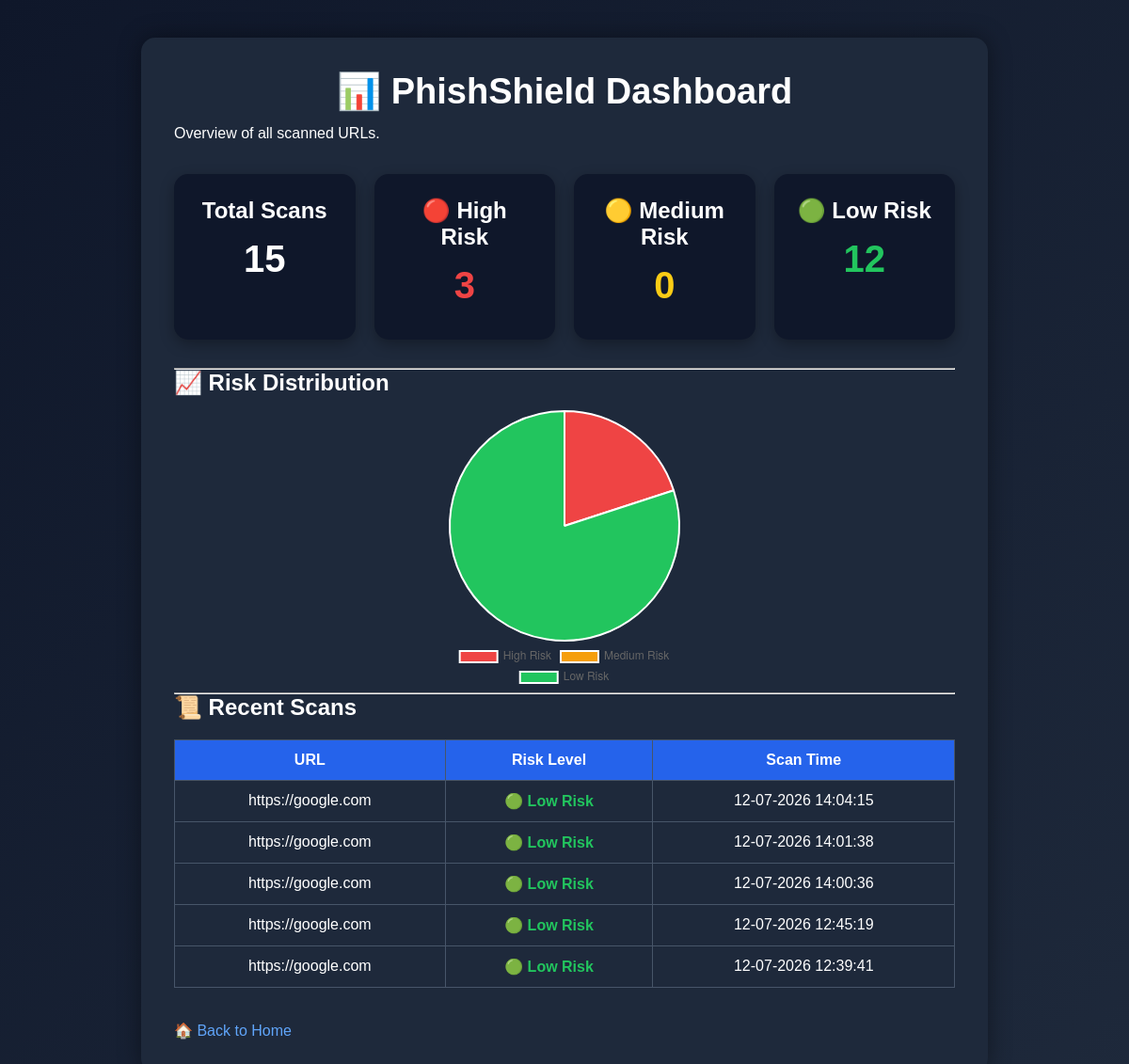
Page /dashboard on the earlier database version.
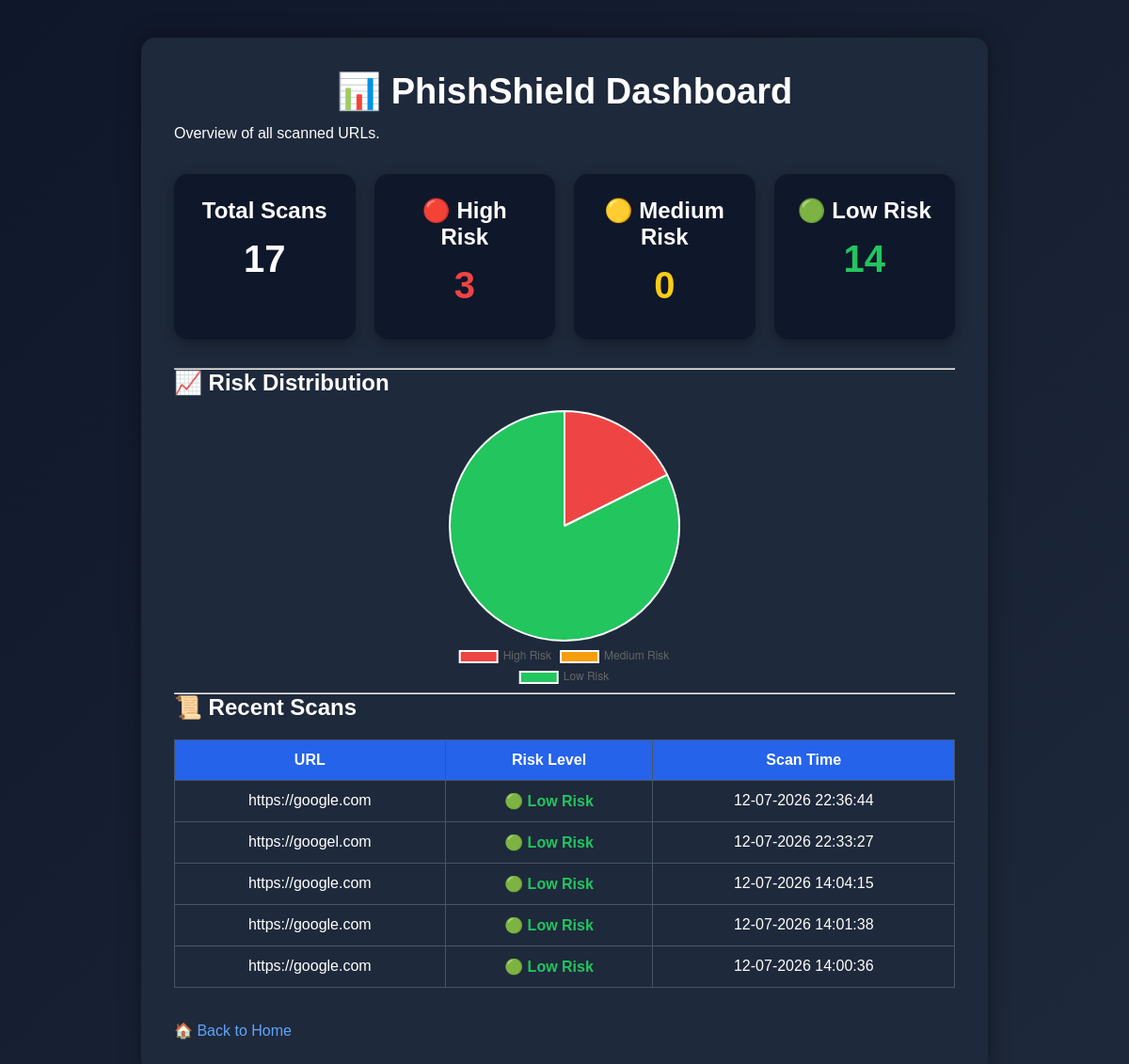
Same page on the later database version.
### tables this page shows
CREATE TABLE scan_history(

        id INTEGER PRIMARY KEY AUTOINCREMENT,

        url TEXT,

        risk_score INTEGER,

        risk_level TEXT,

        scan_time TEXT

    );

### app.py (the view)
@app.route("/dashboard")
def dashboard():
    stats = get_dashboard_stats()
    recent = get_recent_scans()
    return render_template(
        "dashboard.html",
        stats=stats,
        recent=recent
    )

### database.py (called while the page is built)
def get_dashboard_stats():
    conn = sqlite3.connect(DATABASE)
    cursor = conn.cursor()
    cursor.execute("SELECT COUNT(*) FROM scan_history")
    total = cursor.fetchone()[0]
    cursor.execute("""
    SELECT COUNT(*)
    FROM scan_history
    WHERE risk_level='High Risk'
    """)
    high = cursor.fetchone()[0]
    cursor.execute("""
    SELECT COUNT(*)
    FROM scan_history
    WHERE risk_level='Medium Risk'
    """)
    medium = cursor.fetchone()[0]
    cursor.execute("""
    SELECT COUNT(*)
    FROM scan_history
    WHERE risk_level='Low Risk'
    """)
    low = cursor.fetchone()[0]
    conn.close()
    return {
        "total": total,
        "high": high,
        "medium": medium,
        "low": low
    }

def get_recent_scans(limit=5):
    conn = sqlite3.connect(DATABASE)
    cursor = conn.cursor()
    cursor.execute("""
    SELECT
        url,
        risk_level,
        scan_time

    FROM scan_history

    ORDER BY id DESC

    LIMIT ?
    """, (limit,))
    rows = cursor.fetchall()
    conn.close()
    return rows

### templates/dashboard.html (shortened to what this page needs)
<!DOCTYPE html>
<html lang="en">
<head>
    <link rel="stylesheet" href="{{ url_for('static', filename='style.css') }}">
</head>
<body>
<div class="container">
    <h1>📊 PhishShield Dashboard</h1>
    <p>Overview of all scanned URLs.</p>
    <div class="stats">
        <div class="card">
            <h2>Total Scans</h2>
            <h1>{{ stats.total }}</h1>
        </div>
        <div class="card">
            <h2>🔴 High Risk</h2>
            <h1 class="high">{{ stats.high }}</h1>
        </div>
        <div class="card">
            <h2>🟡 Medium Risk</h2>
            <h1 class="medium">{{ stats.medium }}</h1>
        </div>
        <div class="card">
            <h2>🟢 Low Risk</h2>
            <h1 class="low">{{ stats.low }}</h1>
        </div>
    </div>
    <hr>
    <h2>📈 Risk Distribution</h2>
    {% if stats.total > 0 %}
    <div style="max-width:500px; margin:auto;">
        <canvas id="riskChart"></canvas>
    </div>
    {% else %}
    <p>No scans available to display chart.</p>
    {% endif %}
    <hr>
    <h2>📜 Recent Scans</h2>
    <table class="feature-table">
        <tr>
            <th>URL</th>
            <th>Risk Level</th>
            <th>Scan Time</th>
        </tr>
        {% if recent %}
            {% for row in recent %}
            <tr>
                <td>{{ row[0] }}</td>
                <td>
                    {% if row[1] == "Low Risk" %}
                        <span class="low">🟢 {{ row[1] }}</span>
                    {% elif row[1] == "Medium Risk" %}
                        <span class="medium">🟡 {{ row[1] }}</span>
                    {% else %}
                        <span class="high">🔴 {{ row[1] }}</span>
                    {% endif %}
                </td>
                <td>{{ row[2] }}</td>
            </tr>
            {% endfor %}
        {% else %}
            <tr>
                <td colspan="3">
                    No scan history available.
                </td>
            </tr>
        {% endif %}
    </table>
    <br><br>
    <a href="/">🏠 Back to Home</a>
</div>
{% if stats.total > 0 %}
<script>
const ctx = document.getElementById("riskChart");
new Chart(ctx, {
    type: "pie",
    data: {
        labels: [
            "High Risk",
            "Medium Risk",
            "Low Risk"
        ],
        datasets: [{
    data: {{ [stats.high, stats.medium, stats.low] | tojson }},
    backgroundColor: [
        "#ef4444",
        "#f59e0b",
        "#22c55e"
    ]
}]
    },
    options: {
        responsive: true,
        plugins: {
            legend: {
                position: "bottom"
            }
        }
    }
});
</script>
{% endif %}
</body>
</html>

Differences in the rows shown:
no longer on this page (row unchanged): scan_history: url "https://google.com", risk_level "Low Risk", scan_time "12-07-2026 12:45:19"
no longer on this page (row unchanged): scan_history: url "https://google.com", risk_level "Low Risk", scan_time "12-07-2026 12:39:41"
added scan_history: url "https://google.com", risk_level "Low Risk", scan_time "12-07-2026 22:36:44"
added scan_history: url "https://googel.com", risk_level "Low Risk", scan_time "12-07-2026 22:33:27"
Other differences:
{{ stats.total }}: "15" → "17"
{{ stats.low }}: "12" → "14"
chart data {{ [stats.high, stats.medium, stats.low] | tojson }}: [3, 0, 12] → [3, 0, 14]
